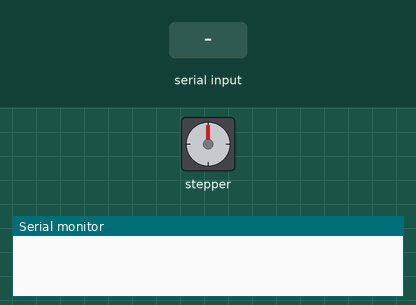
This sketch was run on a simulated Arduino Uno, built with avr-gcc and run on an emulated ATmega328P. Parts: stepper motor, the last lines printed to the serial monitor. Inputs (shaded band) come from the test bench. Stepper angles assume 200 steps per turn.

Above: at 1.2 s.
1.3 s: "r" received over the second serial link
At 1.45 s:
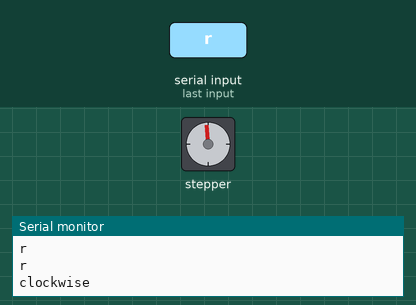
At 1.95 s:
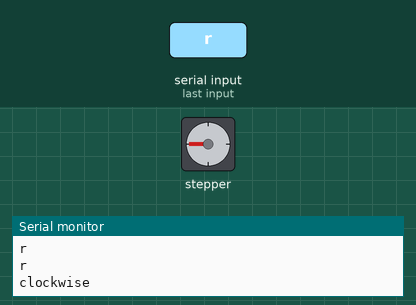
4.3 s: "1" received over the second serial link
Timing chart, 0 to 7.3 s (numbered marks = the images above; inputs shaded):
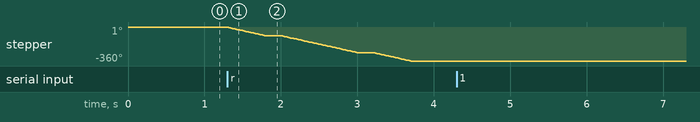

The sketch:

stepper.ino
```cpp
/*
 Stepper Motor Control - one revolution

 This program drives a unipolar or bipolar stepper motor.
 The motor is attached to digital pins 8 - 11 of the Arduino.

 The motor should revolve one revolution in one direction, then
 one revolution in the other direction.


 Created 11 Mar. 2007
 Modified 30 Nov. 2009
 by Tom Igoe

 */

#include <Stepper.h>
#include<SoftwareSerial.h>
SoftwareSerial XBee (2,3);


const int stepsPerRevolution = 200;  // change this to fit the number of steps per revolution
// for your motor

// initialize the stepper library on pins 8 through 11:
Stepper myStepper(stepsPerRevolution, 8,9,10,11);

int step_degree(float desired_degree)
{

    int degree = 360/desired_degree;

float jk = stepsPerRevolution/degree ;
    return (jk);

    }

void setup() {
   Serial.begin(9600);
  XBee.begin(9600);

  // set the speed at 60 rpm:


}

void loop() {
  // step one revolution  in one direction:


  // step one revolution in the other direction:
 // Serial.println("anticlockwise");
  //myStepper.step(stepsPerRevolution);
  //delay(500);

   if (XBee.available() > 0)
  {

    int data =XBee.read();
      Serial.println(char(data));
    if(data == 'r')
    {
      Serial.println(char(data));
       myStepper.setSpeed(30);
  // initialize the serial port:
  Serial.begin(9600);
   Serial.println("clockwise");
  myStepper.step(-step_degree(90));
//  myStepper.step(jk);
  delay(200);

   Serial.println("clockwise");
  myStepper.step(-step_degree(180));
  delay(200);


   Serial.println("clockwise");
  myStepper.step(-step_degree(90));
  delay(20);
  }
}
}
```

Measured:
- after the input at 1.3 s, stepper: turns 360° counter-clockwise in 2.4 s, starting at once
